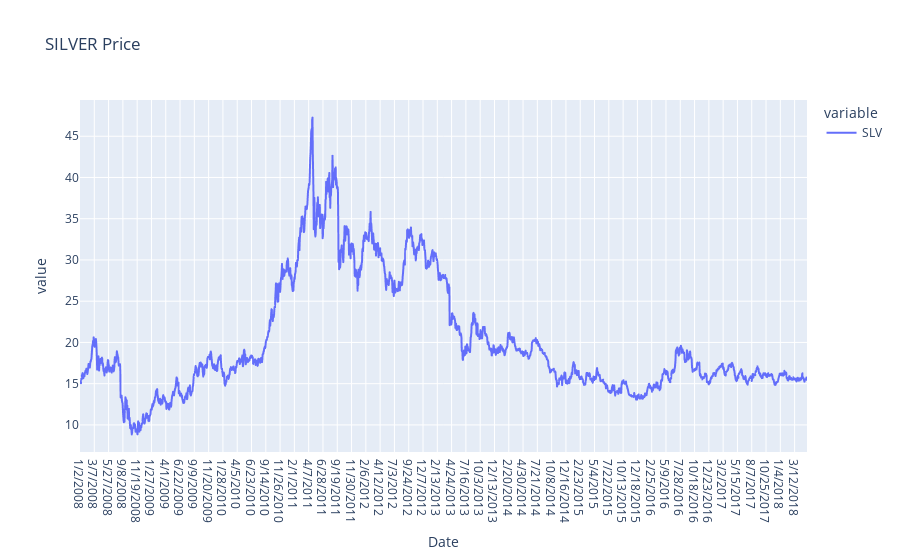

This figure's notebook cell:
### Markdown cell above
### Plotting the raw data
***

### Code cell
c1 = "SLV"
plot_data(df,'SILVER Price',c1)

### Figure 1 — Plotly figure (JSON) as saved in the notebook; plotly's stock layout.template omitted (floating-point values rounded to 4 significant figures; data arrays with more than 128 entries replaced by an {"elided": "..."} marker saying what was removed)
{"data": [{"hovertemplate": "<b>%{hovertext}</b><br><br>variable=SLV<br>Date=%{x}<br>value=%{y}<extra></extra>", "hovertext": {"elided": "2290 str values"}, "legendgroup": "SLV", "line": {"color": "#636efa", "dash": "solid", "shape": "linear"}, "marker": {"symbol": "circle"}, "mode": "lines", "name": "SLV", "showlegend": true, "type": "scattergl", "x": {"elided": "2290 str values"}, "xaxis": "x", "y": {"elided": "2290 float values"}, "yaxis": "y"}], "layout": {"legend": {"title": {"text": "variable"}, "tracegroupgap": 0}, "title": {"text": "SILVER Price"}, "xaxis": {"anchor": "y", "domain": [0, 1], "title": {"text": "Date"}}, "yaxis": {"anchor": "x", "domain": [0, 1], "title": {"text": "value"}}}}
